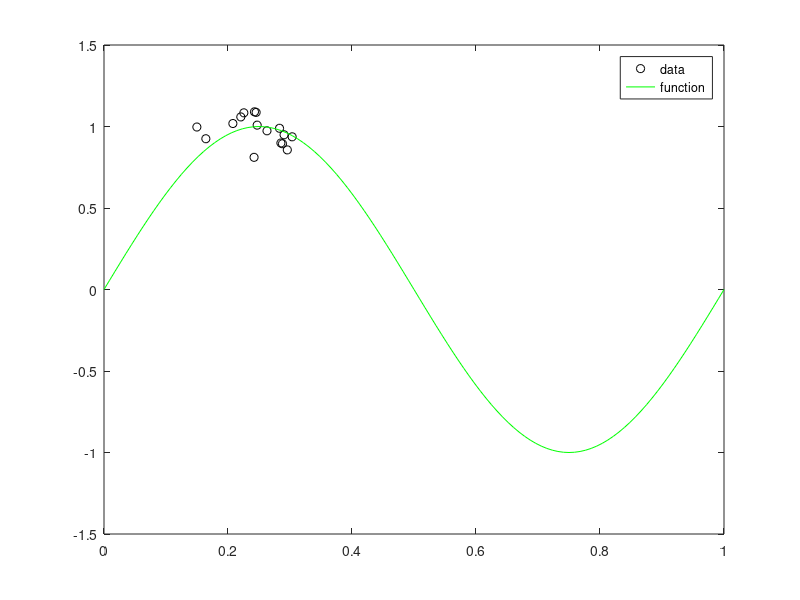

Here is the MATLAB script that generated this plot: (Note: this script raises an error after producing the figure.)
%DEMEV1	Demonstrate Bayesian regression for the MLP.
%
%	Description
%	The problem consists an input variable X which sampled from a
%	Gaussian distribution, and a target variable T generated by computing
%	SIN(2*PI*X) and adding Gaussian noise. A 2-layer network with linear
%	outputs is trained by minimizing a sum-of-squares error function with
%	isotropic Gaussian regularizer, using the scaled conjugate gradient
%	optimizer. The hyperparameters ALPHA and BETA are re-estimated using
%	the function EVIDENCE. A graph  is plotted of the original function,
%	the training data, the trained network function, and the error bars.
%
%	See also
%	EVIDENCE, MLP, SCG, DEMARD, DEMMLP1
%

%	Copyright (c) Christopher M Bishop, Ian T Nabney (1996, 1997)

clc;
disp('This demonstration illustrates the application of Bayesian')
disp('re-estimation to determine the hyperparameters in a simple regression')
disp('problem. It is based on a local quadratic approximation to a mode of')
disp('the posterior distribution and the evidence maximization framework of')
disp('MacKay.')
disp(' ')
disp('First, we generate a synthetic data set consisting of a single input')
disp('variable x sampled from a Gaussian distribution, and a target variable')
disp('t obtained by evaluating sin(2*pi*x) and adding Gaussian noise.')
disp(' ')
disp('Press any key to see a plot of the data together with the sine function.')
pause;

% Generate the matrix of inputs x and targets t.

ndata = 16;			% Number of data points.
noise = 0.1;			% Standard deviation of noise distribution.
randn('state', 0);
x = 0.25 + 0.07*randn(ndata, 1);
t = sin(2*pi*x) + noise*randn(size(x));

% Plot the data and the original sine function.
h = figure;
nplot = 200;
plotvals = linspace(0, 1, nplot)';
plot(x, t, 'ok')
hold on
axis([0 1 -1.5 1.5])
fplot('sin(2*pi*x)', [0 1], '-g')
legend('data', 'function');

disp(' ')
disp('Press any key to continue')
pause; clc;

disp('Next we create a two-layer MLP network having 3 hidden units and one')
disp('linear output. The model assumes Gaussian target noise governed by an')
disp('inverse variance hyperparmeter beta, and uses a simple Gaussian prior')
disp('distribution governed by an inverse variance hyperparameter alpha.')
disp(' ');
disp('The network weights and the hyperparameters are initialised and then')
disp('the weights are optimized with the scaled conjugate gradient')
disp('algorithm using the SCG function, with the hyperparameters kept')
disp('fixed. After a maximum of 500 iterations, the hyperparameters are')
disp('re-estimated using the EVIDENCE function. The process of optimizing')
disp('the weights with fixed hyperparameters and then re-estimating the')
disp('hyperparameters is repeated for a total of 3 cycles.')
disp(' ')
disp('Press any key to train the network and determine the hyperparameters.')
pause;

% Set up network parameters.
nin = 1;		% Number of inputs.
nhidden = 3;		% Number of hidden units.
nout = 1;		% Number of outputs.
alpha = 0.01;		% Initial prior hyperparameter. 
beta_init = 50.0;	% Initial noise hyperparameter.

% Create and initialize network weight vector.
net = mlp(nin, nhidden, nout, 'linear', alpha, beta_init);

% Set up vector of options for the optimiser.
nouter = 3;			% Number of outer loops.
ninner = 1;			% Number of innter loops.
options = zeros(1,18);		% Default options vector.
options(1) = 1;			% This provides display of error values.
options(2) = 1.0e-7;		% Absolute precision for weights.
options(3) = 1.0e-7;		% Precision for objective function.
options(14) = 500;		% Number of training cycles in inner loop. 

% Train using scaled conjugate gradients, re-estimating alpha and beta.
for k = 1:nouter
  net = netopt(net, options, x, t, 'scg');
  [net, gamma] = evidence(net, x, t, ninner);
  fprintf(1, '\nRe-estimation cycle %d:\n', k);
  fprintf(1, '  alpha =  %8.5f\n', net.alpha);
  fprintf(1, '  beta  =  %8.5f\n', net.beta);
  fprintf(1, '  gamma =  %8.5f\n\n', gamma);
  disp(' ')
  disp('Press any key to continue.')
  pause;
end

fprintf(1, 'true beta: %f\n', 1/(noise*noise));

disp(' ')
disp('Network training and hyperparameter re-estimation are now complete.') 
disp('Compare the final value for the hyperparameter beta with the true') 
disp('value.')
disp(' ')
disp('Notice that the final error value is close to the number of data')
disp(['points (', num2str(ndata),') divided by two.'])
disp(' ')
disp('Press any key to continue.')
pause; clc;
disp('We can now plot the function represented by the trained network. This')
disp('corresponds to the mean of the predictive distribution. We can also')
disp('plot ''error bars'' representing one standard deviation of the')
disp('predictive distribution around the mean.')
disp(' ')
disp('Press any key to add the network function and error bars to the plot.')
pause;

% Evaluate error bars.
hess = mlphess(net, x, t);           % Full Hessian
invhess = inv(hess);

sig = zeros(nplot, 1);
g = mlpderiv(net, plotvals);

for n = 1 : nplot
  grad = g(n, :);
  sig(n) = grad*invhess*grad';
end
sig = sqrt(ones(size(sig))./net.beta + sig);

% Plot the data, the original function, and the trained network function.
[y, z] = mlpfwd(net, plotvals);
figure(h); hold on;
plot(plotvals, y, '-r')
plot(plotvals, y + sig, '-b');
plot(plotvals, y - sig, '-b');
legend('data', 'function', 'network', 'error bars');

disp(' ')
disp('Notice how the confidence interval spanned by the ''error bars'' is')
disp('smaller in the region of input space where the data density is high,')
disp('and becomes larger in regions away from the data.')
disp(' ')
disp('Press any key to end.')
pause; clc; close(h); 
%clear all
